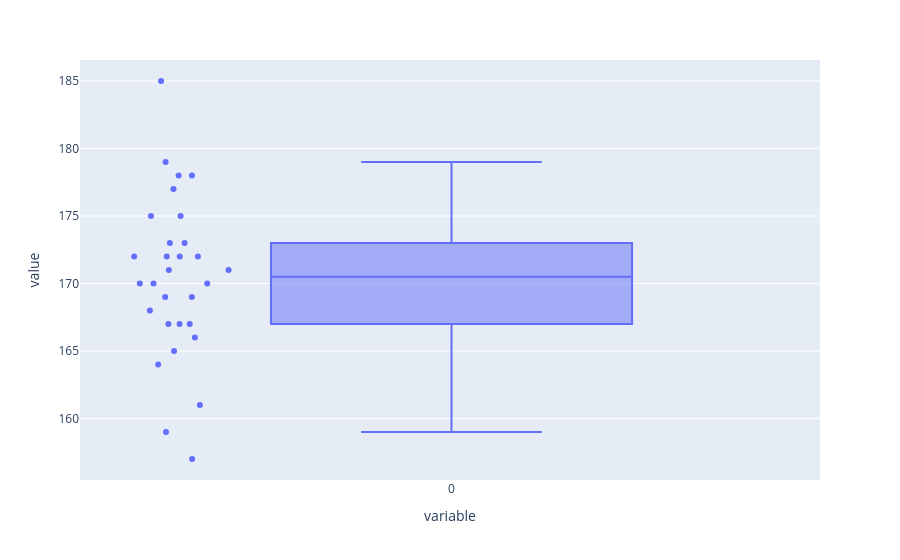

Source (notebook cell):
### Code cell
import plotly.express as px
px.box(sample, points='all')

### Figure 1 — Plotly figure (JSON) as saved in the notebook; plotly's stock layout.template omitted (floating-point values rounded to 4 significant figures)
{"data": [{"alignmentgroup": "True", "boxpoints": "all", "hovertemplate": "variable=%{x}<br>value=%{y}<extra></extra>", "legendgroup": "", "marker": {"color": "#636efa"}, "name": "", "notched": false, "offsetgroup": "", "orientation": "v", "showlegend": false, "type": "box", "x": ["0", "0", "0", "0", "0", "0", "0", "0", "0", "0", "0", "0", "0", "0", "0", "0", "0", "0", "0", "0", "0", "0", "0", "0", "0", "0", "0", "0", "0", "0"], "x0": " ", "xaxis": "x", "y": [185, 175, 170, 169, 171, 175, 157, 172, 170, 172, 167, 173, 168, 167, 166, 167, 169, 172, 177, 178, 165, 161, 179, 159, 164, 178, 172, 170, 173, 171], "y0": " ", "yaxis": "y"}], "layout": {"boxmode": "group", "legend": {"tracegroupgap": 0}, "margin": {"t": 60}, "xaxis": {"anchor": "y", "domain": [0, 1], "title": {"text": "variable"}}, "yaxis": {"anchor": "x", "domain": [0, 1], "title": {"text": "value"}}}}
